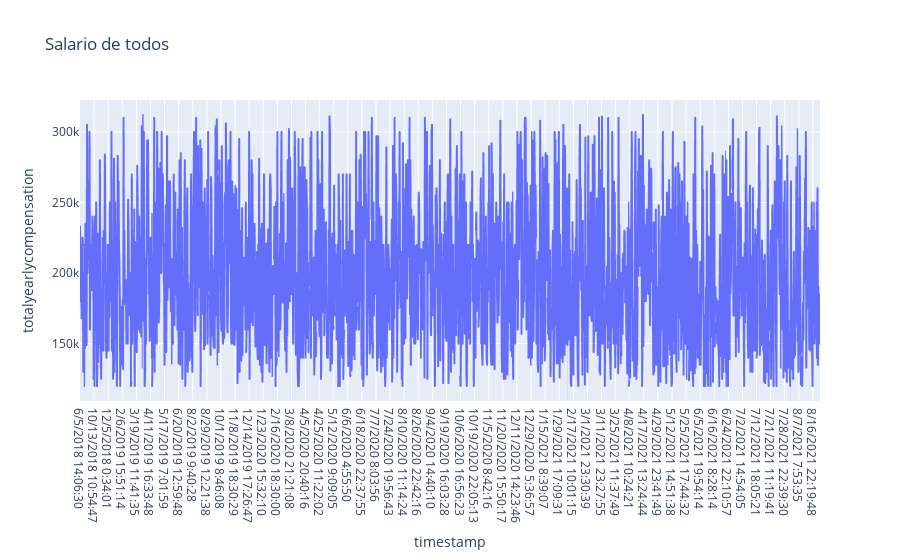

The notebook cell saved with this chart:
### Code cell
px.line(df_data, x='timestamp', y='totalyearlycompensation',labels={'x':'Date','y':'Salario'},
        title='Salario de todos')

### Figure 1 — Plotly figure (JSON) as saved in the notebook; plotly's stock layout.template omitted (floating-point values rounded to 4 significant figures; data arrays with more than 128 entries replaced by an {"elided": "..."} marker saying what was removed)
{"data": [{"hovertemplate": "timestamp=%{x}<br>totalyearlycompensation=%{y}<extra></extra>", "legendgroup": "", "line": {"color": "#636efa", "dash": "solid"}, "marker": {"symbol": "circle"}, "mode": "lines", "name": "", "showlegend": false, "type": "scattergl", "x": {"elided": "1789 str values"}, "xaxis": "x", "y": {"elided": "1789 int values"}, "yaxis": "y"}], "layout": {"legend": {"tracegroupgap": 0}, "title": {"text": "Salario de todos"}, "xaxis": {"anchor": "y", "domain": [0, 1], "title": {"text": "timestamp"}}, "yaxis": {"anchor": "x", "domain": [0, 1], "title": {"text": "totalyearlycompensation"}}}}
